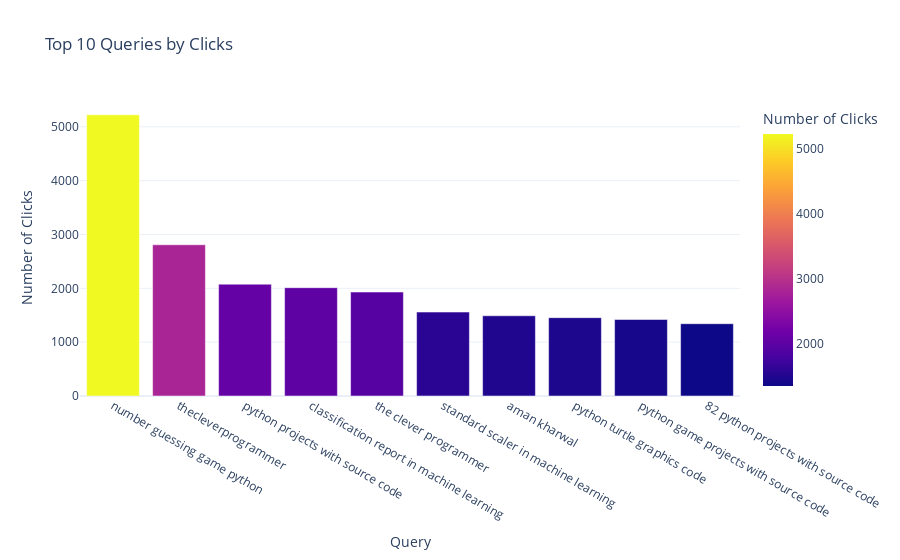

Source (notebook cell):
### Code cell
top_clicks = data.sort_values(by='Clicks', ascending=False).head(10)
fig_clicks = px.bar(top_clicks, x='Top queries', y='Clicks', 
                    title='Top 10 Queries by Clicks', 
                    labels={'Clicks':'Number of Clicks', 'Top queries':'Query'},
                    color='Clicks')
fig_clicks.show()

### Figure 1 — Plotly figure (JSON) as saved in the notebook; plotly's stock layout.template omitted (floating-point values rounded to 4 significant figures)
{"data": [{"hovertemplate": "Query=%{x}<br>Number of Clicks=%{marker.color}<extra></extra>", "legendgroup": "", "marker": {"color": [5223, 2809, 2077, 2012, 1931, 1559, 1490, 1455, 1421, 1343], "coloraxis": "coloraxis", "pattern": {"shape": ""}}, "name": "", "orientation": "v", "showlegend": false, "textposition": "auto", "type": "bar", "x": ["number guessing game python", "thecleverprogrammer", "python projects with source code", "classification report in machine learning", "the clever programmer", "standard scaler in machine learning", "aman kharwal", "python turtle graphics code", "python game projects with source code", "82 python projects with source code"], "xaxis": "x", "y": [5223, 2809, 2077, 2012, 1931, 1559, 1490, 1455, 1421, 1343], "yaxis": "y"}], "layout": {"barmode": "relative", "coloraxis": {"colorbar": {"title": {"text": "Number of Clicks"}}, "colorscale": [[0, "#0d0887"], [0.1111, "#46039f"], [0.2222, "#7201a8"], [0.3333, "#9c179e"], [0.4444, "#bd3786"], [0.5556, "#d8576b"], [0.6667, "#ed7953"], [0.7778, "#fb9f3a"], [0.8889, "#fdca26"], [1, "#f0f921"]]}, "legend": {"tracegroupgap": 0}, "title": {"text": "Top 10 Queries by Clicks"}, "xaxis": {"anchor": "y", "domain": [0, 1], "title": {"text": "Query"}}, "yaxis": {"anchor": "x", "domain": [0, 1], "title": {"text": "Number of Clicks"}}}}
